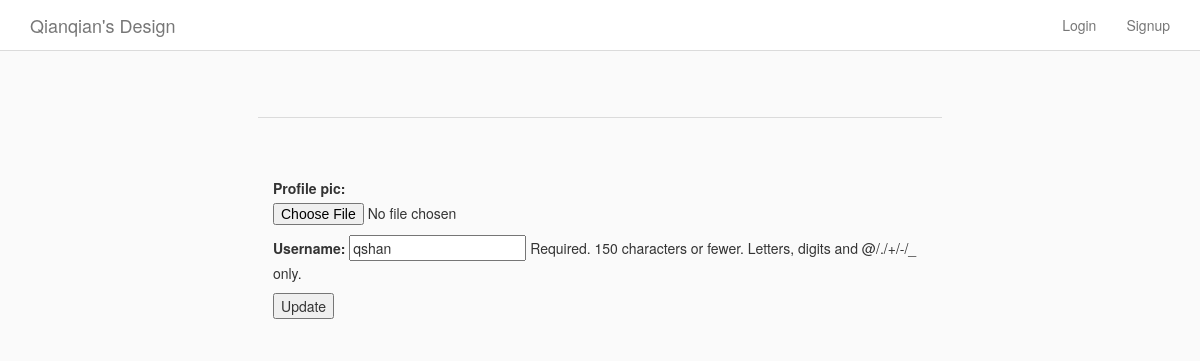
Before: /edit_profile/1/ with the older database file.
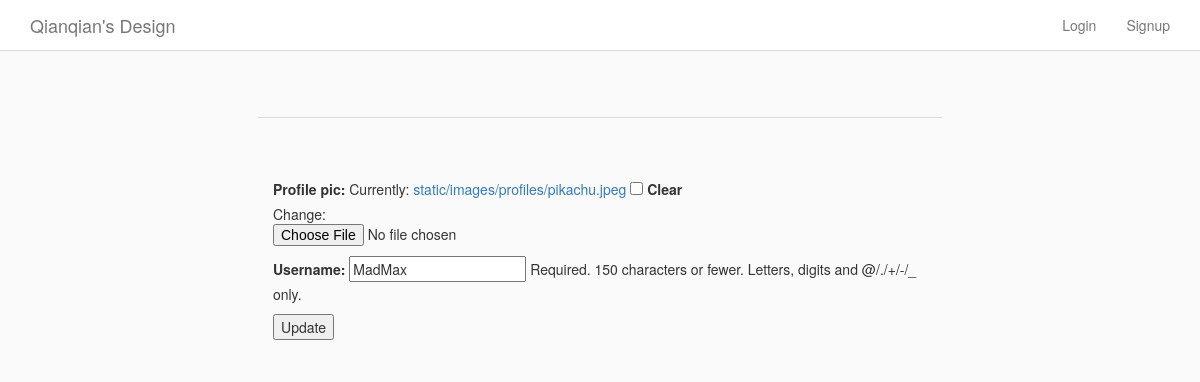
After: the same page with the newer database file.
### FunApp/models.py (models this page shows, shortened)
class FunAppUser(AbstractUser):
    profile_pic = ProcessedImageField(
                upload_to = 'static/images/profiles',
                format = 'JPEG',
                options = {'quality':200},
                blank = True,
                null = True,
                )

### FunApp/views.py (the view)
# urls.py: path('edit_profile/<int:pk>/', EditProfile.as_view(), name = 'edit_profile'),
class EditProfile(UpdateView):
    model = FunAppUser
    template_name = 'edit_profile.html'
    fields = ['profile_pic', 'username']
    login_url = reverse_lazy('login')

### templates/edit_profile.html (shortened to what this page needs)
{% extends 'base.html' %}
{% block content %}
<div class="row profile-settings">
  <div class="col-xs-12">
    <div class="profile-pic-name">
    </div>
    <form action="" method="post" enctype="multipart/form-data">
        {{ form.as_p }}
        <input type="submit" value="Update" />
    </form>
  </div>
</div>
{% endblock content %}

Changed rows visible on the page:
changed FunAppUser: username "qshan" → "MadMax"
Other visible differences:
form field as_p: (not shown) → "☐"
text no longer shown: "Profile pic: Username: Required. 150 characters or fewer. Letters, digits and @/./+/-/_ only."
text now shown: "Profile pic: Currently: static/images/profiles/pikachu.jpeg Clear Change: Username: Required. 150 characters or fewer. Letters, digits and @/./+/-/_ only."
